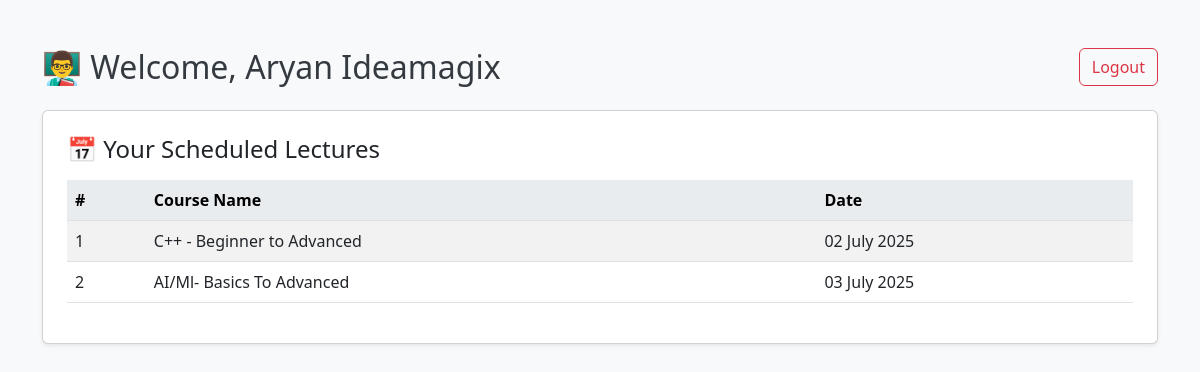
Page /instructor/ (signed in) on the committed database.
### models.py (models this page shows, shortened)
class Instructor(UserMixin, db.Model):
    __tablename__ = 'instructors'
    id = db.Column(db.Integer, primary_key=True)
    name = db.Column(db.String(100), nullable=False)
    email = db.Column(db.String(120), unique=True, nullable=False)
    password_hash = db.Column(db.String(128), nullable=False)
    role = db.Column(db.String(20), default='instructor')  # 'admin' or 'instructor'
    lectures = db.relationship('Lecture', backref='instructor', lazy=True)

class Lecture(db.Model):
    __tablename__ = 'lectures'
    id = db.Column(db.Integer, primary_key=True)
    course_id = db.Column(db.Integer, db.ForeignKey('courses.id'), nullable=False)
    instructor_id = db.Column(db.Integer, db.ForeignKey('instructors.id'), nullable=False)
    date = db.Column(db.Date, nullable=False)
    __table_args__ = (
        db.UniqueConstraint('instructor_id', 'date', name='unique_instructor_date'),
    )

class Course(db.Model):
    __tablename__ = 'courses'
    id = db.Column(db.Integer, primary_key=True)
    name = db.Column(db.String(150), nullable=False)
    level = db.Column(db.String(50), nullable=False)
    description = db.Column(db.Text, nullable=True)
    image_url = db.Column(db.String(255), nullable=True)
    lectures = db.relationship('Lecture', backref='course', lazy=True)

### routes/instructor_routes.py (the view)
@instructor_bp.route('/')
@login_required
def instructor_dashboard():
    if current_user.role != 'instructor':
        return redirect(url_for('auth.login'))
    lectures = Lecture.query.filter_by(instructor_id=current_user.id).order_by(Lecture.date.asc()).all()
    return render_template('instructor_dashboard.html', lectures=lectures)

### app.py (called while the page is built)
@login_manager.user_loader
def load_user(user_id):
    return db.session.get(Instructor, int(user_id))

### templates/instructor_dashboard.html (shortened to what this page needs)
{% extends 'base.html' %}
{% block content %}
<div class="container mt-5">
    <div class="d-flex justify-content-between align-items-center mb-4">
        <h2 class="mb-0">👨‍🏫 Welcome, {{ current_user.name }}</h2>
        <a href="{{ url_for('auth.logout') }}" class="btn btn-outline-danger">Logout</a>
    </div>
    <div class="card shadow-sm p-4">
        <h4 class="mb-3">📅 Your Scheduled Lectures</h4>
        {% if lectures %}
        <div class="table-responsive">
            <table class="table table-striped align-middle">
                <thead class="table-light">
                    <tr>
                        <th scope="col">#</th>
                        <th scope="col">Course Name</th>
                        <th scope="col">Date</th>
                    </tr>
                </thead>
                <tbody>
                    {% for lecture in lectures %}
                    <tr>
                        <td>{{ loop.index }}</td>
                        <td>{{ lecture.course.name }}</td>
                        <td>{{ lecture.date.strftime('%d %B %Y') }}</td>
                    </tr>
                    {% endfor %}
                </tbody>
            </table>
        </div>
        {% else %}
        <div class="alert alert-info mt-3" role="alert">
            <strong>Heads up!</strong> You have no lectures assigned yet. Please contact your admin.
        </div>
        {% endif %}
    </div>
</div>
{% endblock %}

### static/css/styles.css (style rules this page uses)
body { background-color: #f8f9fa; font-family: 'Segoe UI', sans-serif; }
h3, h2 { color: #343a40; }
.card { box-shadow: 0 4px 10px rgba(0, 0, 0, 0.05); }
.table th { background-color: #e9ecef; }

### rows in the picture
Instructor: name "Aryan Ideamagix"
Lecture: course.name "C++ - Beginner to Advanced", date "02 July 2025"
Lecture: course.name "AI/Ml- Basics To Advanced", date "03 July 2025"
